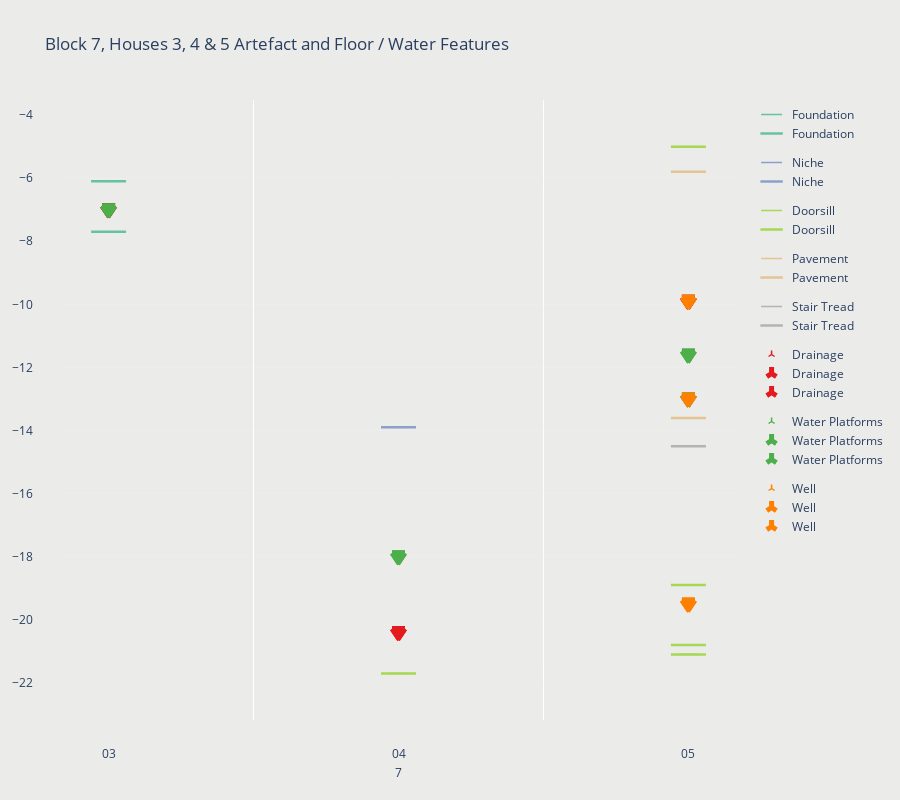

Notebook cell for this chart:
### Code cell
#ADD NAME ANNOTATIONS
gr = df.groupby(by='Time_Cat').mean().reset_index()

ff.add_trace( # Add the Names
    go.Scatter(
        x = ['03']*len( gr ) ,
        y = gr['Level_ft'],
        mode = "text",
        text = '                  ' + gr['Time_Cat'].astype(str).str.upper() ,
        textposition = "middle right",
        showlegend = False,
        textfont = dict(
            family = 'Tisa Sans Pro',
            size = 8,
            color = 'grey'
        )
    ))
